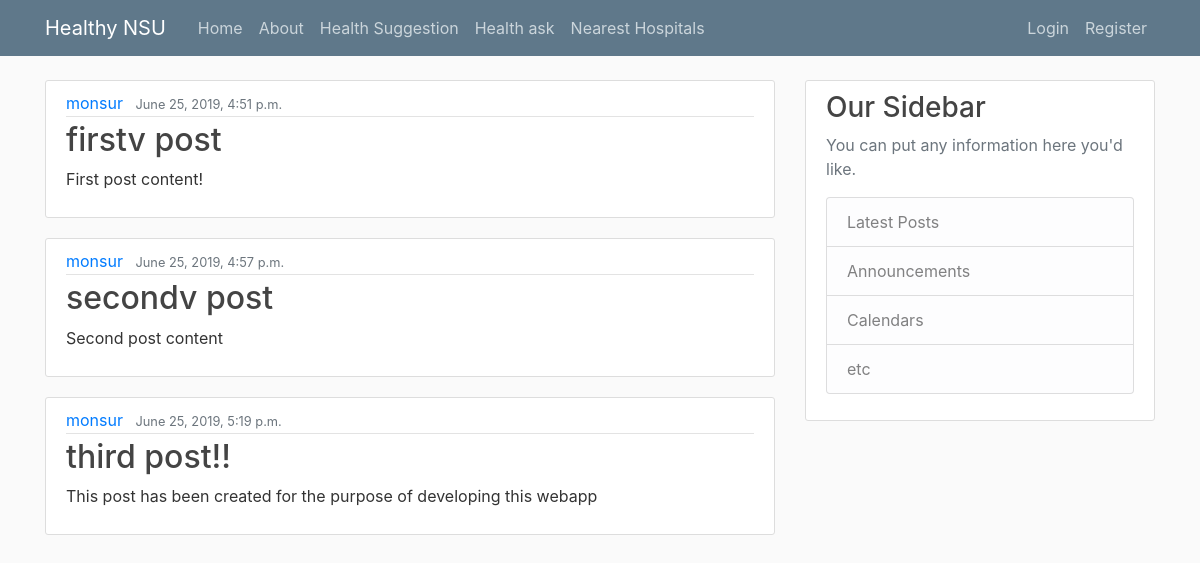
The app's page /healthsuggest/ask/ with its own data.
### healthsuggest/models.py (models this page shows, shortened)
class Post(models.Model):
    title = models.CharField(max_length=100)
    content = models.TextField()
    date_posted = models.DateTimeField(default=timezone.now)
    author = models.ForeignKey(User, on_delete=models.CASCADE)

### healthsuggest/views.py (the view)
# urls.py: path('ask/', views.healthask, name='HealthyNSU-healthask'),
def healthask(request):
    context={
    'posts' : Post.objects.all()
    }
    return render(request,'healthsuggest/healthask.html',context)

### healthsuggest/templates/healthsuggest/healthask.html
{% extends "healthsuggest/base.html" %}
{% block content %}
{% for post in posts %}
<article class="media content-section">
  <div class="media-body">
    <div class="article-metadata">
      <a class="mr-2" href="#">{{ post.author }}</a>
      <small class="text-muted">{{ post.date_posted }}</small>
    </div>
    <h2><a class="article-title" href="#">{{ post.title }}</a></h2>
    <p class="article-content">{{ post.content }}</p>
  </div>
</article>
{% endfor %}
{% endblock content %}

### healthsuggest/static/healthsuggest/main.css (style rules this page uses)
body { background: #fafafa; color: #333333; margin-top: 5rem; }
h1, h2, h3, h4, h5, h6 { color: #444444; }
.content-section { background: #ffffff; padding: 10px 20px; border: 1px solid #dddddd; border-radius: 3px; margin-bottom: 20px; }
.article-title { color: #444444; }
.article-content { white-space: pre-line; }
.article-metadata { padding-bottom: 1px; margin-bottom: 4px; border-bottom: 1px solid #e3e3e3 }

### records on screen
Post: author "monsur", date_posted "June 25, 2019, 4:51 p.m.", title "firstv post", content "First post content!"
Post: author "monsur", date_posted "June 25, 2019, 4:57 p.m.", title "secondv post", content "Second post content"
Post: author "monsur", date_posted "June 25, 2019, 5:19 p.m.", title "third post!!", content "This post has been created for the purpose of developing this webapp"
